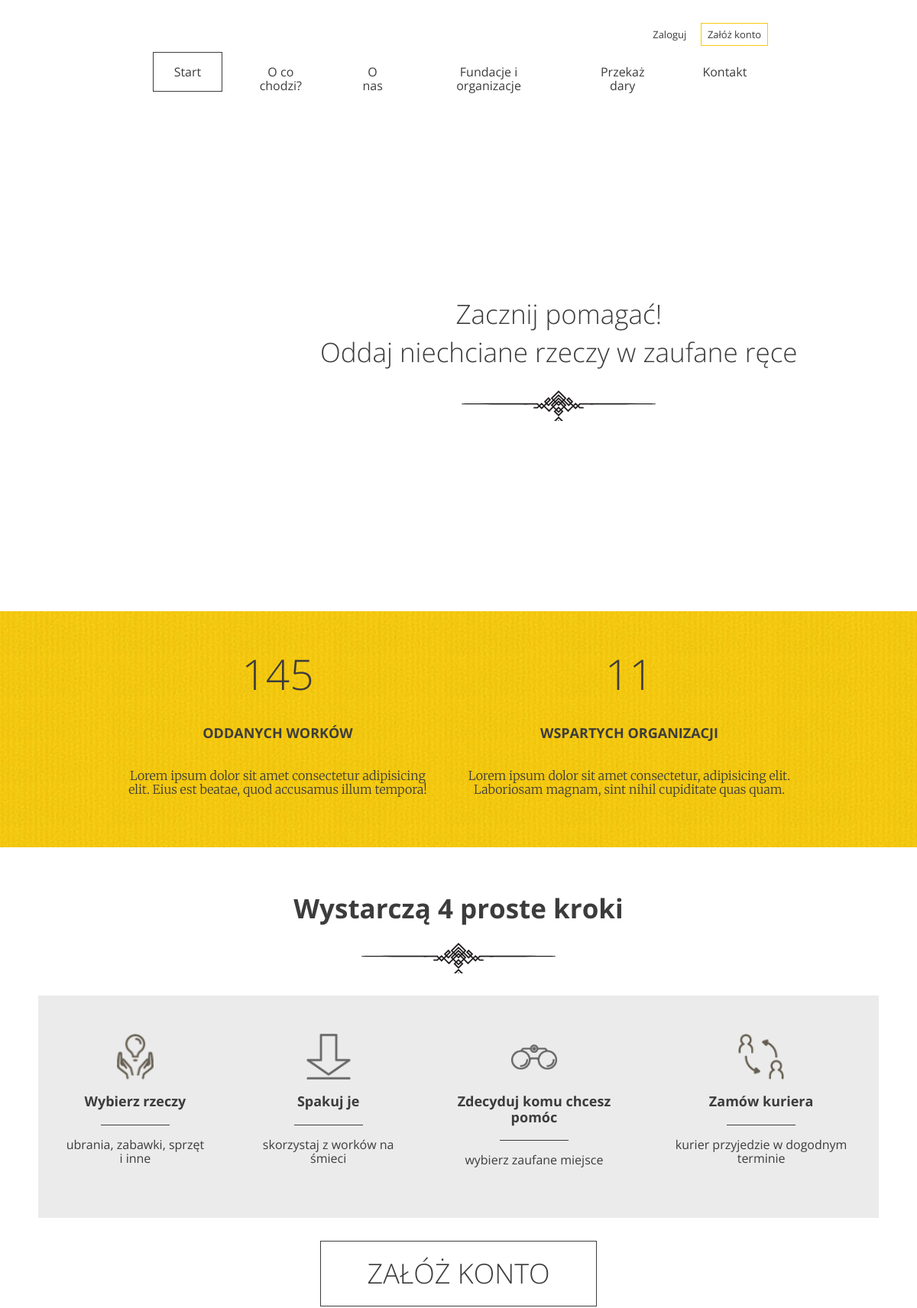
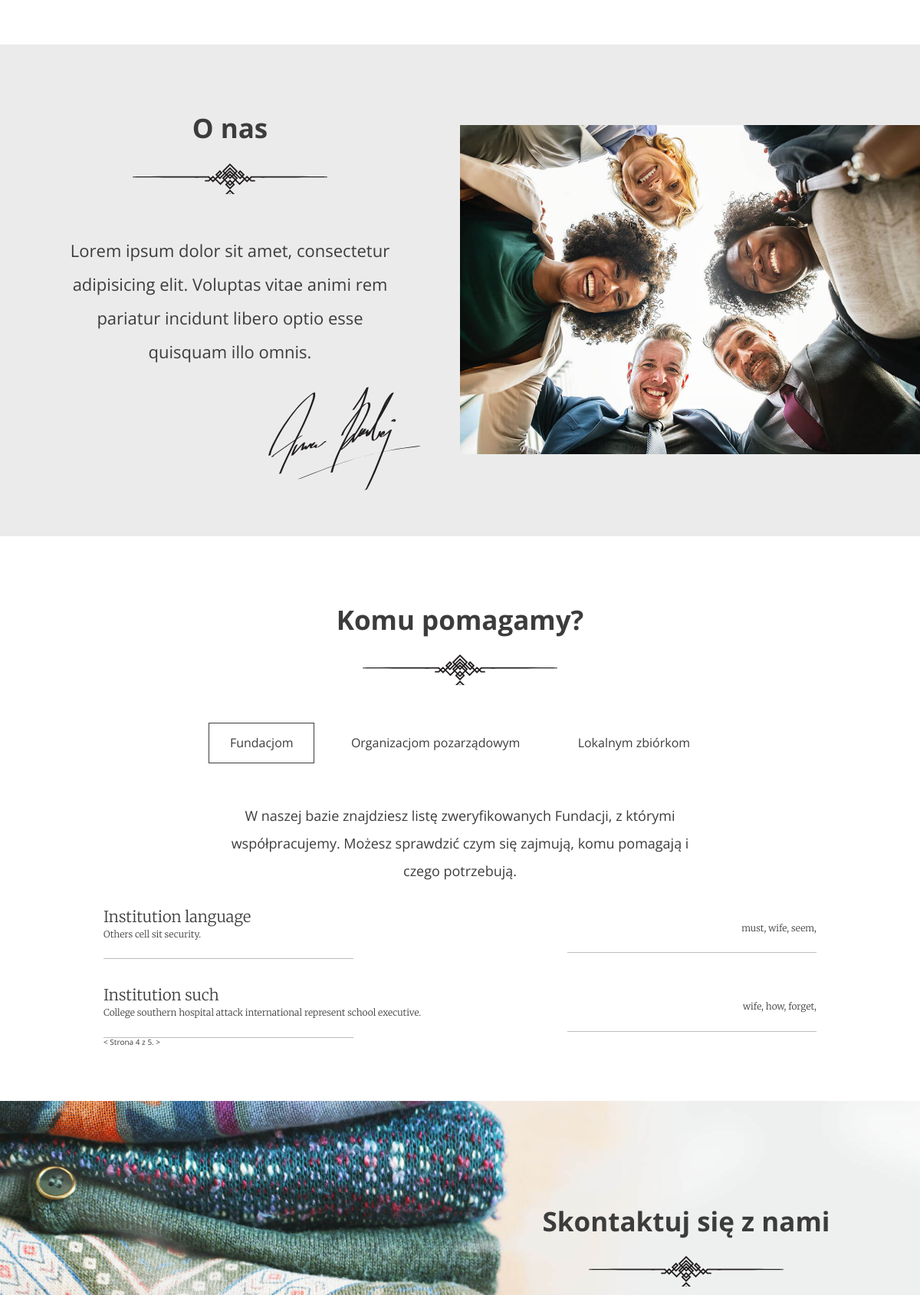
/?page=4 (upper part), run on the app's committed database (2 pictures, top to bottom).
### charity/models.py (models this page shows, shortened)
class Institution(models.Model):
    name = models.CharField(max_length=256)
    description = models.TextField()
    type = models.IntegerField(choices=INSTITUTION_TYPES, default=1)
    categories = models.ManyToManyField(Category)

class Category(models.Model):
    name = models.CharField(max_length=64)
    def __str__(self):
        return self.name

### charity/views.py (the view)
# urls.py: path('', LandingPage.as_view()),
class LandingPage(View):
    def get(self, request):
        bags = list(Donation.objects.aggregate(Sum('quantity')).values())[
                   0] or 0  # robimy listę i wyciągamy pierwszy element
        institutions = Donation.objects.values('institution_id')
        institution_list = []
        for inst in institutions:
            if inst in institution_list:
                pass
            else:
                institution_list.append(inst)
        institution_count = len(institution_list)
        foundations_list = Institution.objects.filter(type=1)
        nongov_organizations_list = Institution.objects.filter(type=2)
        local_list = Institution.objects.filter(type=3)
        paginator_foundations = Paginator(foundations_list, 2)
        page_foundations = request.GET.get("page")
        foundations = paginator_foundations.get_page(page_foundations)
        paginator_nongov = Paginator(nongov_organizations_list, 2)
        page_nongov = request.GET.get("page")
        nongov_organizations = paginator_nongov.get_page(page_nongov)
        paginator_local = Paginator(local_list, 2)
        page_local = request.GET.get("page")
        local = paginator_local.get_page(page_local)
        return render(request, 'index.html', {"bags": bags,
                                              "institution_count": institution_count,
                                              "foundations": foundations,
                                              "nongov_organizations": nongov_organizations,
                                              "local": local})

### charity/templates/index.html (shortened to what this page needs)
{%  extends 'base.html' %}
{% block content %}
    {% load static %}
    <header class="header--main-page">
      {% include 'navigation.html' %}
      <div class="slogan container container--90">
        <div class="slogan--item">
          <h1>
            Zacznij pomagać!<br />
            Oddaj niechciane rzeczy w zaufane ręce
          </h1>
        </div>
      </div>
    </header>
    <section id="stats" class="stats">
      <div class="container container--85">
        <div class="stats--item">
          <em>{{ bags }}</em>
          <h3>Oddanych worków</h3>
          <p>Lorem ipsum dolor sit amet consectetur adipisicing elit. Eius est beatae, quod accusamus illum tempora!</p>
        </div>
        <div class="stats--item">
          <em>{{ institution_count }}</em>
          <h3>Wspartych organizacji</h3>
          <p>Lorem ipsum dolor sit amet consectetur, adipisicing elit. Laboriosam magnam, sint nihil cupiditate quas quam.</p>
        </div>
      </div>
    </section>
    <section id="steps" class="steps">
      <h2>Wystarczą 4 proste kroki</h2>
      <div class="steps--container">
        <div class="steps--item">
          <span class="icon icon--hands"></span>
          <h3>Wybierz rzeczy</h3>
          <p>ubrania, zabawki, sprzęt i inne</p>
        </div>
        <div class="steps--item">
          <span class="icon icon--arrow"></span>
          <h3>Spakuj je</h3>
          <p>skorzystaj z worków na śmieci</p>
        </div>
        <div class="steps--item">
          <span class="icon icon--glasses"></span>
          <h3>Zdecyduj komu chcesz pomóc</h3>
          <p>wybierz zaufane miejsce</p>
        </div>
        <div class="steps--item">
          <span class="icon icon--courier"></span>
          <h3>Zamów kuriera</h3>
          <p>kurier przyjedzie w dogodnym terminie</p>
        </div>
      </div>
      <a href="/register" class="btn btn--large">Załóż konto</a>
    </section>
    <section id="about-us" class="about-us">
      <div class="about-us--text">
        <h2>O nas</h2>
        <p>Lorem ipsum dolor sit amet, consectetur adipisicing elit. Voluptas vitae animi rem pariatur incidunt libero optio esse quisquam illo omnis.</p>
        <img src="{% static 'images/signature.svg' %}" class="about-us--text-signature" alt="Signature" />
      </div>
      <div class="about-us--image"><img src="{% static 'images/about-us.jpg' %}" alt="People in circle" /></div>
    </section>
     <section id="help" class="help">
      <h2>Komu pomagamy?</h2>
      <ul class="help--buttons">
        <li data-id="1"><a href="#" class="btn btn--without-border active">Fundacjom</a></li>
        <li data-id="2"><a href="#" class="btn btn--without-border">Organizacjom pozarządowym</a></li>
        <li data-id="3"><a href="#" class="btn btn--without-border">Lokalnym zbiórkom</a></li>
      </ul>
      <div class="help--slides active" data-id="1">
        <p>W naszej bazie znajdziesz listę zweryfikowanych Fundacji, z którymi współpracujemy. Możesz sprawdzić czym się zajmują, komu pomagają i czego potrzebują.</p>
            {% for foundation in foundations %}
        <ul class="help--slides-items">
          <li>
            <div class="col">
              <div class="title">{{ foundation.name }}</div>
              <div class="subtitle">{{foundation.description}}</div>
            </div>
            <div class="col"><div class="text">
                {% for cat in foundation.categories.all %}
                    {{ cat }},
                {% endfor %}
            </div></div>
          </li>
            {% endfor %}
        </ul>
        <div class="pagination">
            <span class="step-links">
                {% if foundations.has_previous %}
                    <a href="?page={{ foundations.previous_page_number }}#help">&lt;</a>
                {% endif %}
                <span class="current">
                    Strona {{ foundations.number }} z {{ foundations.paginator.num_pages }}.
                </span>
                {% if foundations.has_next %}
                    <a href="?page={{ foundations.next_page_number }}#help">&gt;</a>
                {% endif %}
            </span>
        </div>
      </div>
    </section>
{% endblock %}

### data on the page
Institution: name "Institution language", description "Others cell sit security."
Category: name "must"
Category: name "wife"
Category: name "seem"
Institution: name "Institution such", description "College southern hospital attack international represent school executive."
Category: name "how"
Category: name "forget"

### other printed values
{{ bags }} "145"
{{ institution_count }} "11"
{{ foundations.number }} "4"
{{ foundations.paginator.num_pages }} "5"
